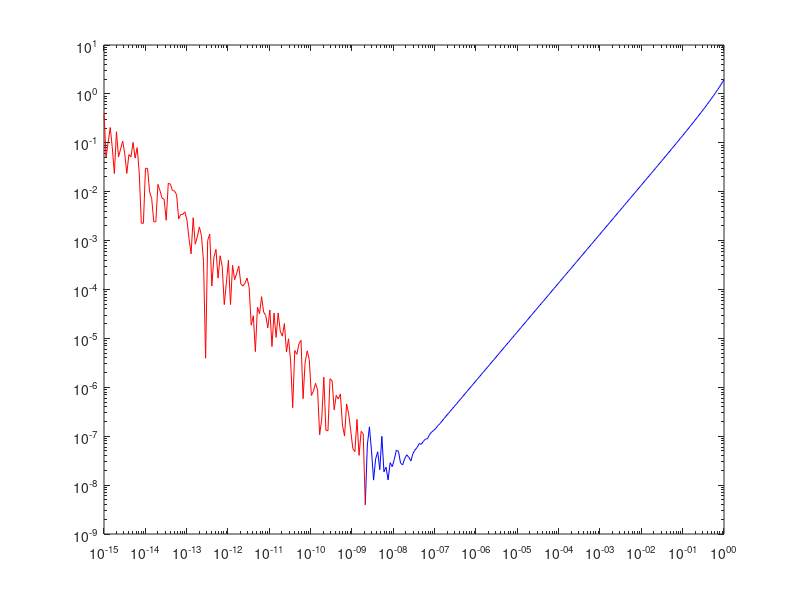

Reproduce this figure in MATLAB.


finite_derivative = @(h) (exp(1+h)-exp(1))/h;
derivative = exp(1);


n = 300
hs = (10*ones(1, n)).^linspace(0, -15, n);
errors = zeros(1, length(hs));
for k=1:length(hs)
    errors(k) = abs(finite_derivative(hs(k)) - derivative);
end


[C, I] = min(errors)
loglog(hs(1:I), errors(1:I), 'b');
hold on
loglog(hs(I:end), errors(I:end), 'r');

    